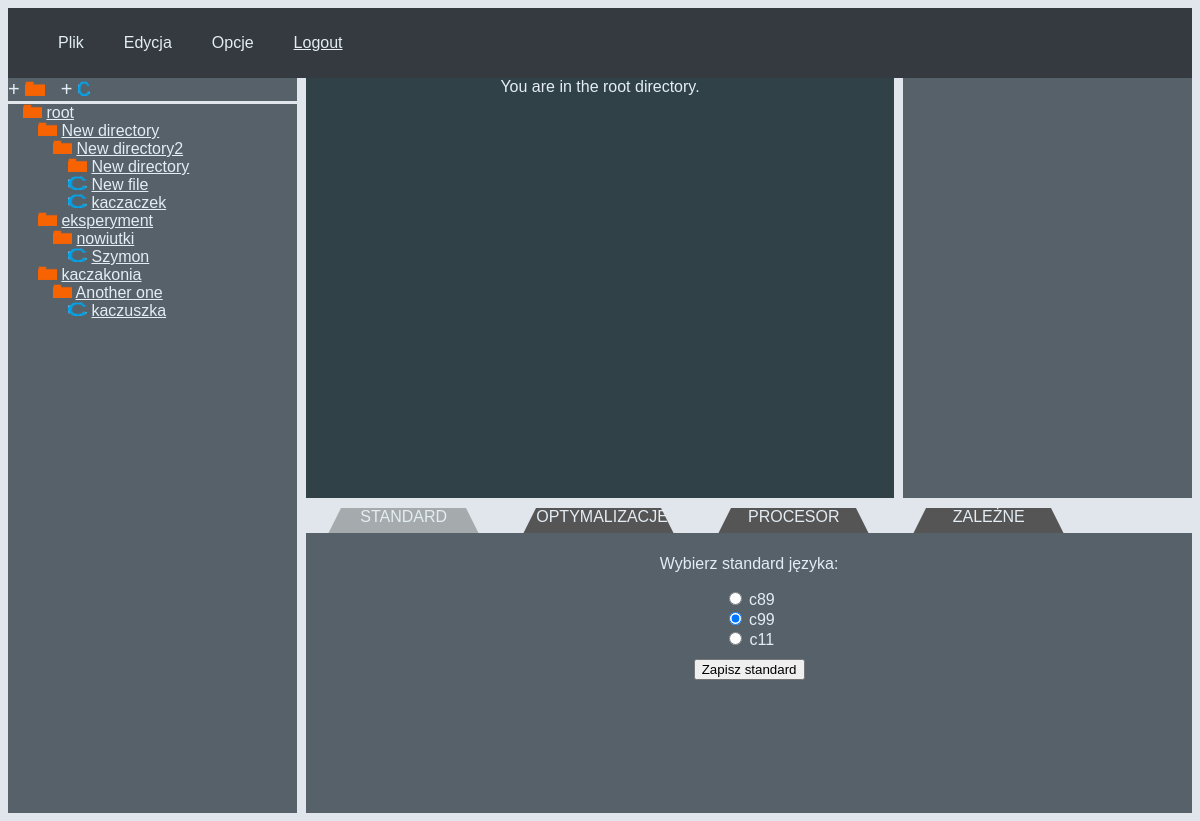
The page /dir_browse/ (signed in) on the database its author committed.
### dir_browse/models.py (models this page shows, shortened)
class FileSystemAbstractModel(BaseModel):
    parent = models.ForeignKey('Directory', on_delete=models.CASCADE, blank=True, null=True)
    class Meta:
        abstract = True

class Directory(FileSystemAbstractModel):
    is_a_file = False
    class Meta:
        abstract = False

class File(FileSystemAbstractModel):
    text = models.CharField(max_length=10000, default="siema")
    is_a_file = True
    class Meta:
        abstract = False

class Standard(models.Model):
    name = models.CharField(max_length = 10)

### dir_browse/views.py (the view)
# urls.py: path("", views.index, name="index"),
@login_required
def index(request):
    add_dir_form = DirectoryForm()
    add_file_form = FileForm()
    list = append_descendants(request.user, None, [])
    standard_list = Standard.objects.all()
    processor_list = Processor.objects.all()
    optimizations_form = OptimizationsForm()
    dependant_form = DependantForm()
    settings = CompilationSettings.objects.order_by("id")[0]
    return render(request, "dir_browse/index.html", {"add_dir_form":add_dir_form, "add_file_form": add_file_form, "settings": settings, "dependant_form": dependant_form, "optimizations_form": optimizations_form, "directory_list": list, "standard_list": standard_list, "processor_list": processor_list})

### dir_browse/forms.py
class DirectoryForm(forms.Form):
    name = forms.CharField(label="Directory name", max_length=200)
    desc = forms.CharField(label="Directory description", max_length=200, required=False)

class FileForm(forms.Form):
    name = forms.CharField(label="File name", max_length=200)
    desc = forms.CharField(label="File description", max_length=200, required=False)
    text = forms.CharField(label="File text", max_length=10000, widget=forms.Textarea(
        attrs={'name': 'text', 'rows': 10, 'cols': 40}), required=False)

### dir_browse/models.py (called while the page is built)
    def __str__(self):
        return self.name

### dir_browse/views.py (called while the page is built)
def append_descendants(user, name, list):
    children = Directory.objects.filter(
        parent=name).filter(alive=True, owner=user).order_by("name")
    children2 = File.objects.filter(
        parent=name).filter(alive=True, owner=user).order_by("name")
    if children.count() or children2.count() >= 1 and name != None:
        list.append("in")
    for child in children:
        list.append(child)
        list = append_descendants(user, child, list)
    for child in children2:
        list.append(child)
    if children.count() or children2.count() >= 1 and name != None:
        list.append("out")
    return list

### dir_browse/templates/dir_browse/index.html (shortened to what this page needs)
{% extends 'dir_browse/base.html' %}
{% block left %}
<a class="directories-menu-button" onClick="openCodeTab(event, 'cell-code-tab2')">+{% load static %}
    <img src="{% static 'dir_browse/images/directory.png' %}" alt="directory icon">
</a>
<a class="directories-menu-button" onClick="openCodeTab(event, 'cell-code-tab3')">+{% load static %}
    <img src="{% static 'dir_browse/images/file.png' %}" alt="file icon">
</a>
{% endblock %}
{% block centre %}
<div class="cell-code" id="cell-code-tab1">
    <label>You are in the root directory.</label>
</div>
{% endblock %}

### dir_browse/templates/dir_browse/base.html (shortened to what this page needs)
<!DOCTYPE html>
<html lang="pl-PL">
<head>
    {% load static %}
    <link rel="stylesheet" href={% static 'dir_browse/schemeStyle.css' %}>
</head>
<body>
    <div class="wrapper">
        <div class="cell-top">
                {% load static %}
            <nav class="bar">
                <ul class="bar-list">
                    <li>Plik</li>
                    <li>Edycja</li>
                    <li>Opcje</li>
                    {% if request.user.is_authenticated %}
                    <li><a class="top-cell-link" href="{% url 'dir_browse:logout' %}">Logout</a></li>
                    {% else %}
                    <li><a class="top-cell-link" href="{% url 'dir_browse:login' %}">Login</a></li>
                    {% endif %}
                </ul>
            </nav>
        </div>
        <div class="cell-directories">
            <div class="directories-menu">
                {% block left %}
                {% endblock %}
            </div>
            <div class="directory">
                <img src={% static 'dir_browse/images/directory.png' %} alt="directory icon">
                <a class="directories-menu-link" href="{% url 'dir_browse:index'%}">root</a>
            </div>
            {% if directory_list %}
            <ul class="directory">
                {% for directory in directory_list %}
                {% if directory == 'in' %}
                <ul class="directory">
                    {% elif directory == 'out' %}
                </ul>
                {% else %}
                {% if directory.is_a_file == False %}
                {% load static %}
                <li>
                    <img src={% static 'dir_browse/images/directory.png' %} alt="directory icon">
                    <a class="directories-menu-link" href={% url 'dir_browse:dir_detail' directory.id %}>{{directory.name }}</a>
                </li>
                {% else %}
                <li>
                    <img src={% static 'dir_browse/images/file.png' %} alt="directory icon">
                    <a class="directories-menu-link" href={% url 'dir_browse:file_detail' directory.id %}>{{directory.name }}</a>
                </li>
                {% endif %}
                {% endif %}
                {% endfor %}
            </ul>
            {% else %}
            <p>No directories are available.</p>
            {% endif %}
        </div>
        {% block centre %}
        {% endblock %}
        <div class="cell-right">
        </div>
        {% block down %}
        <div class="cell-tab">
            <div class="tab" id="defaultOpen" onclick="openTab(event, 'tab1')">STANDARD</div>
            <div class="tab" onclick="openTab(event, 'tab2')">OPTYMALIZACJE</div>
            <div class="tab" onclick="openTab(event, 'tab3')">PROCESOR</div>
            <div class="tab" onclick="openTab(event, 'tab4')">ZALEŻNE</div>
        </div>
        <div class="cell-tab-data" id="tab1">
            <form action={% url 'dir_browse:choose_standard' %} method="post">
                <fieldset>
                    <p>Wybierz standard języka:</p>
                    {% for standard in standard_list %}
                    {% if settings.standard == standard %}
                    <input type="radio" name="standard" id="standard{{ forloop.counter }}" value="{{ standard.id }}"
                        checked="checked">
                    {%else %}
                    <input type="radio" name="standard" id="standard{{ forloop.counter }}" value="{{ standard.id }}">
                    {%endif%}
                    <label for="standard{{ forloop.counter }}">{{ standard.name }}</label><br>
                    {% endfor %}
                </fieldset>
                <input type="submit" value="Zapisz standard">
            </form>
        </div>
        {% endblock %}
    </div>
</body>
</html>

### dir_browse/static/dir_browse/schemeStyle.css (style rules this page uses)
:root { --first-color: #566169; --second-color: #304148; --top-cell-color: #343a40; --top-cell-hover-color: #51575c; --tab-hover-color: #7f868b; --tab-active-color: #a5aaad; --tab-color: #555; --text-color: rgb(228, 237, 244); --text-color-darker: rgb(213, 221, 226); --text-color-darkest: rgb(184, 191, 197); --background-white: rgb(225, 230, 236); }
body { background-color: var(--background-white); }
fieldset { border: none }
.wrapper { display: grid; grid-template-columns: 1fr 1fr 1fr 1fr; grid-template-rows: 1fr 6fr 0.5fr 4fr; grid-column-gap: 9px; grid-row-gap: 0px; text-align: center; }
[class^='cell'] { min-height: 10px; color: var(--text-color); font-family: 'Titillium Web', 'Alegreya Sans', sans-serif; }
ul { list-style: none; }
.cell-directories { grid-row: 2/5; background-color: var(--first-color); }
.directory { padding-left: 15px; margin: 0; text-align: start; }
.directory img { height: 14px; width: 19px; }
.directories-menu { border-bottom: 3px solid var(--background-white); text-align: left; }
.directories-menu-button { font-size: 20px; color: var(--text-color); background-color: var(--first-color); margin-right: 10px; }
.directories-menu-button img { max-height: 15px; }
.directories-menu-link:link { color: var(--text-color); }
.cell-code { grid-column: 2/4; background-color: var(--second-color); resize: none; }
.cell-code::placeholder { color: var(--text-color); }
.cell-right { grid-column: 4/4; background-color: var(--first-color); }
.cell-tab { grid-column: 2/5; }
.cell-tab-data { display: none; background-color: var(--first-color); grid-column: 2/5; }
.tab { border-bottom: 50px solid var(--tab-color); border-left: 25px solid transparent; border-right: 25px solid transparent; height: 0; width: 125px; margin: 10px; float: left; }
.tab.active { border-bottom: 50px solid var(--tab-active-color); }
.cell-top { grid-column: 1/5; background-color: var(--top-cell-color); }
.bar-list li { color: var(--text-color); padding: 10px; margin-bottom: 10px; margin-right: 35px; }
.top-cell-link:link { color: var(--text-color); }
@media only screen and (min-width: 601px) { .bar-list li:not(:last-child) { margin-right: 20px; } }
@media only screen and (min-width: 601px) { .bar-list li { float: left; padding: 10px; margin-bottom: 10px; max-height: 20px; } }

### rows shown on the page
Directory: name "New directory"
Directory: name "New directory2"
Directory: name "New directory"
File: name "New file"
File: name "kaczaczek"
Directory: name "eksperyment"
Directory: name "nowiutki"
File: name "Szymon"
Directory: name "kaczakonia"
Directory: name "Another one"
File: name "kaczuszka"
Standard: name "c89"
Standard: name "c99"
Standard: name "c11"
